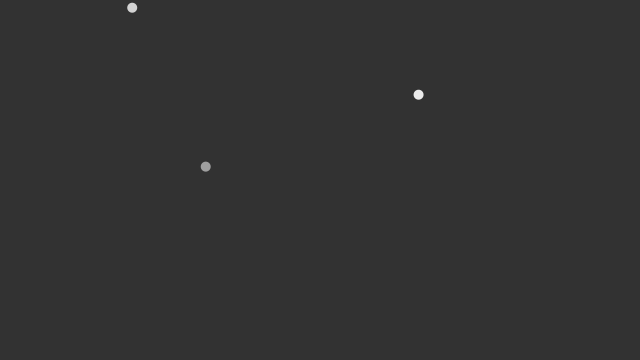
Frame 1 (no input)
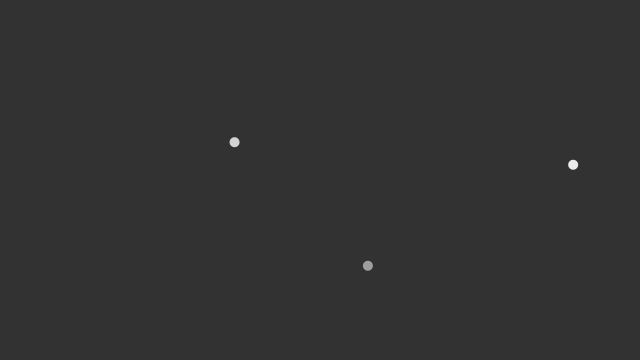
Frame 60 (the mouse pressed at the canvas centre just before this capture)
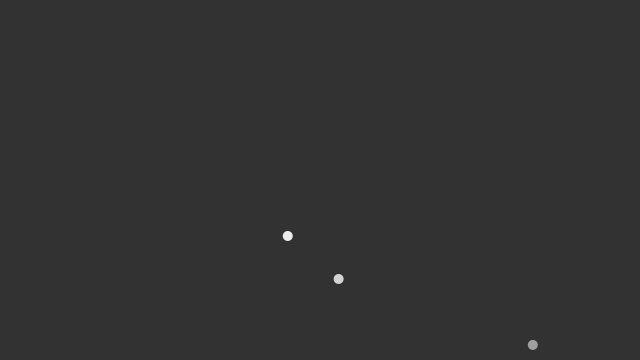
Frame 120 (the mouse held since frame 60 and released just before this capture)

The Processing sketch that drew these frames (run headless with seeded random() and noise(); from frame 60 on, the mouse is pressed at the canvas centre):

// Processing sketch: simulation_02_2collision02
// ── simulation_02_2collision02.pde
/*
physics simulation

n-particle collide at xy-plain using object

created 2016.09.23.
by Wool(wool@wool.pe.kr)

ref : https://www.processing.org/examples/circlecollision.html
      https://www.processing.org/tutorials/objects/
      https://www.processing.org/examples/bouncybubbles.html
*/

int numBalls = 3;

Ball[] balls = new Ball[numBalls];


void setup() 
{
  size(640, 360);
  
  for(int i = 0; i < numBalls; i++) {
    balls[i] = new Ball(random(width),random(height),random(0,5),random(0,5),random(150,250), i);
  }
}

void draw() 
{
  background(50);
  
  for(Ball ball : balls) {
    ball.checkCollide();
    ball.checkBoundary();
    ball.update();
    ball.display();
  }
}

class Ball {
  PVector position;
  PVector velocity;
  
  float r;
  float mass;
  int id;
  float ballColor;
  
  Ball(float x, float y, float vx, float vy, float ballColorin, int idin) {
    position = new PVector(x, y);
    velocity = new PVector(vx, vy);
    r = 5;
    ballColor = ballColorin;
    id = idin;
  }
  
  
  
  void update(){
    balls[id].position.add(velocity);
  }
  
  void checkCollide() {
    for(int i = id+1; i < numBalls; i++) {
      float temp_dist;
      
      temp_dist = PVector.dist(balls[id].position, balls[i].position);
      
      if(temp_dist < (balls[id].r + balls[i].r) ) {
        balls[id].velocity.mult(-1);
        balls[i].velocity.mult(-1);
      }   
    }
  }
  
  void checkBoundary() {
    if(balls[id].position.x > width - balls[id].r) {
      balls[id].position.x = width - balls[id].r;
      balls[id].velocity.x *= -1;
    }
    else if(balls[id].position.x < balls[id].r) {
      balls[id].position.x = r;
      balls[id].velocity.x *= -1;
    }
    if(balls[id].position.y > height - balls[id].r) {
      balls[id].position.y = height - balls[id].r;
      balls[id].velocity.y *= -1;
    }
    else if(balls[id].position.y < balls[id].r) {
      balls[id].position.y = balls[id].r;
      balls[id].velocity.y *= -1;
    }
  }
  
  void display() {
    noStroke();
    fill(balls[id].ballColor);
    ellipse(balls[id].position.x, balls[id].position.y, balls[id].r*2, balls[id].r*2);
  }
}
